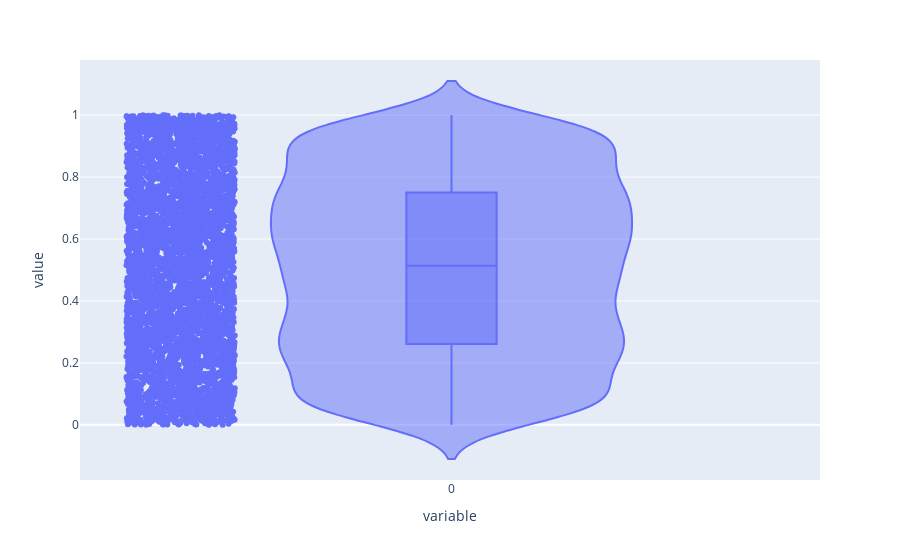
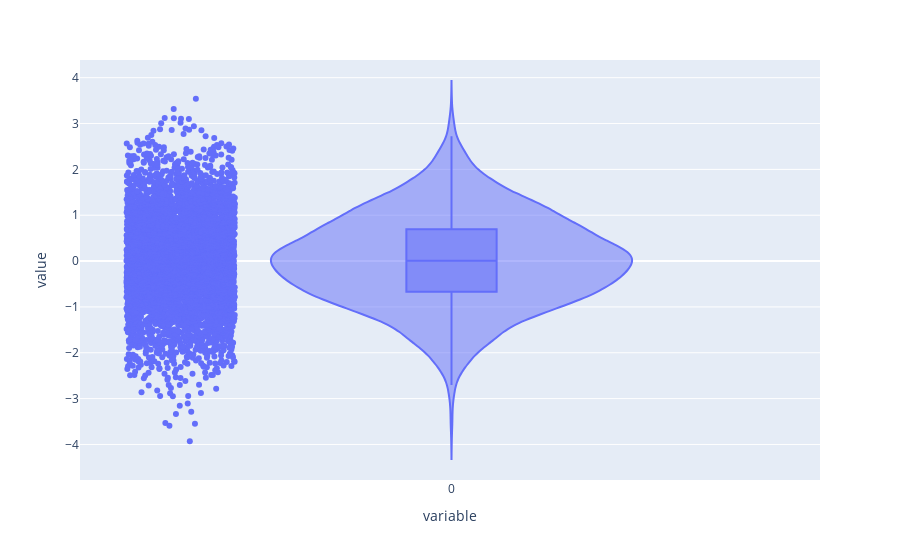
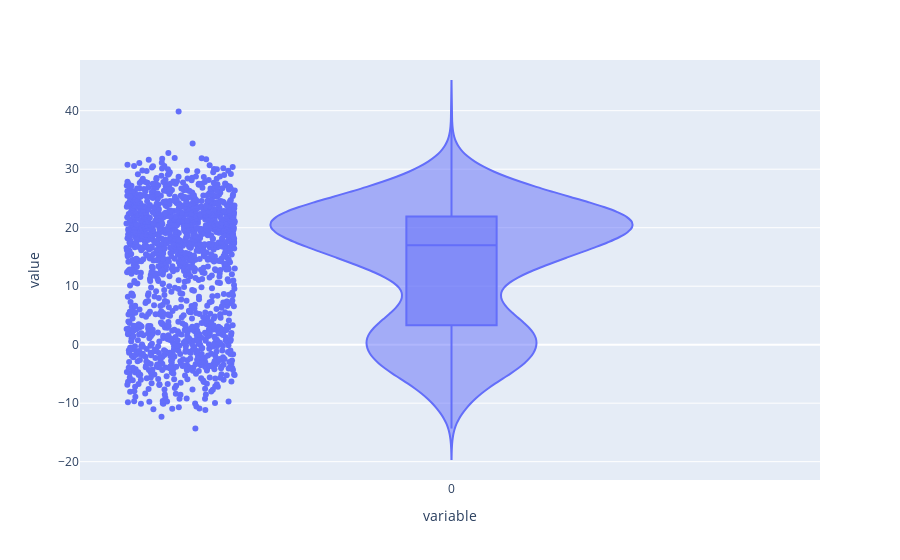
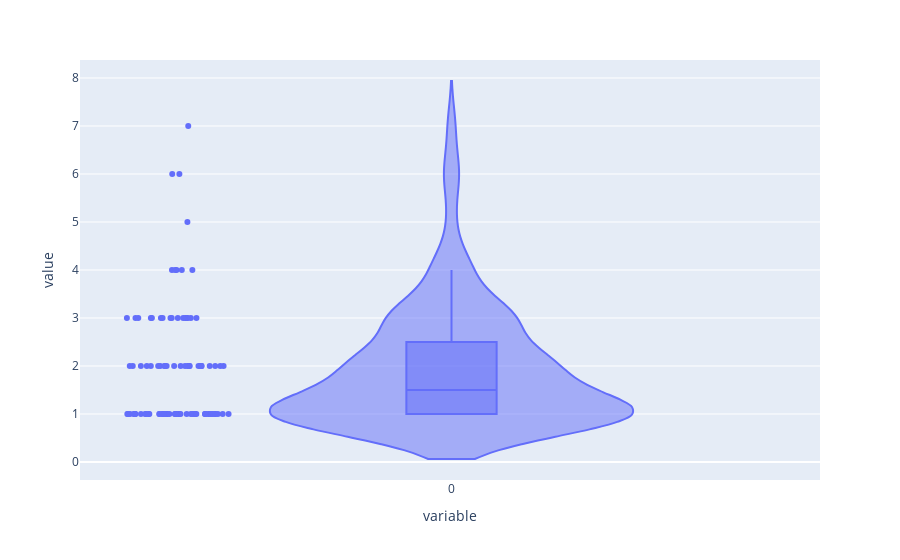

Notebook code for these charts, in order:
### Code cell
fig1=px.violin (d1, box=True, points='all')
fig1.show()
fig1=px.violin (d2, box=True, points='all')
fig1.show()
fig1=px.violin(d3, box=True, points='all')
fig1.show()
fig1=px.violin(d4, box=True, points='all')
fig1.show()
fig1=px.violin(d5, box=True, points='all')
fig1.show()

### Figure 1 — Plotly figure (JSON) as saved in the notebook; plotly's stock layout.template omitted (floating-point values rounded to 4 significant figures; data arrays with more than 128 entries replaced by an {"elided": "..."} marker saying what was removed)
{"data": [{"alignmentgroup": "True", "box": {"visible": true}, "hovertemplate": "variable=%{x}<br>value=%{y}<extra></extra>", "legendgroup": "", "marker": {"color": "#636efa"}, "name": "", "offsetgroup": "", "orientation": "v", "points": "all", "scalegroup": "True", "showlegend": false, "type": "violin", "x": {"elided": "5000 str values"}, "x0": " ", "xaxis": "x", "y": {"elided": "5000 float values"}, "y0": " ", "yaxis": "y"}], "layout": {"legend": {"tracegroupgap": 0}, "margin": {"t": 60}, "violinmode": "group", "xaxis": {"anchor": "y", "domain": [0, 1], "title": {"text": "variable"}}, "yaxis": {"anchor": "x", "domain": [0, 1], "title": {"text": "value"}}}}

### Figure 2 — Plotly figure (JSON) as saved in the notebook; plotly's stock layout.template omitted (floating-point values rounded to 4 significant figures; data arrays with more than 128 entries replaced by an {"elided": "..."} marker saying what was removed)
{"data": [{"alignmentgroup": "True", "box": {"visible": true}, "hovertemplate": "variable=%{x}<br>value=%{y}<extra></extra>", "legendgroup": "", "marker": {"color": "#636efa"}, "name": "", "offsetgroup": "", "orientation": "v", "points": "all", "scalegroup": "True", "showlegend": false, "type": "violin", "x": {"elided": "5000 str values"}, "x0": " ", "xaxis": "x", "y": {"elided": "5000 float values"}, "y0": " ", "yaxis": "y"}], "layout": {"legend": {"tracegroupgap": 0}, "margin": {"t": 60}, "violinmode": "group", "xaxis": {"anchor": "y", "domain": [0, 1], "title": {"text": "variable"}}, "yaxis": {"anchor": "x", "domain": [0, 1], "title": {"text": "value"}}}}

### Figure 3 — Plotly figure (JSON) as saved in the notebook; plotly's stock layout.template omitted (floating-point values rounded to 4 significant figures; data arrays with more than 128 entries replaced by an {"elided": "..."} marker saying what was removed)
{"data": [{"alignmentgroup": "True", "box": {"visible": true}, "hovertemplate": "variable=%{x}<br>value=%{y}<extra></extra>", "legendgroup": "", "marker": {"color": "#636efa"}, "name": "", "offsetgroup": "", "orientation": "v", "points": "all", "scalegroup": "True", "showlegend": false, "type": "violin", "x": {"elided": "1500 str values"}, "x0": " ", "xaxis": "x", "y": {"elided": "1500 float values"}, "y0": " ", "yaxis": "y"}], "layout": {"legend": {"tracegroupgap": 0}, "margin": {"t": 60}, "violinmode": "group", "xaxis": {"anchor": "y", "domain": [0, 1], "title": {"text": "variable"}}, "yaxis": {"anchor": "x", "domain": [0, 1], "title": {"text": "value"}}}}

### Figure 4 — Plotly figure (JSON) as saved in the notebook; plotly's stock layout.template omitted (floating-point values rounded to 4 significant figures)
{"data": [{"alignmentgroup": "True", "box": {"visible": true}, "hovertemplate": "variable=%{x}<br>value=%{y}<extra></extra>", "legendgroup": "", "marker": {"color": "#636efa"}, "name": "", "offsetgroup": "", "orientation": "v", "points": "all", "scalegroup": "True", "showlegend": false, "type": "violin", "x": ["0", "0", "0", "0", "0", "0", "0", "0", "0", "0", "0", "0", "0", "0", "0", "0", "0", "0", "0", "0", "0", "0", "0", "0", "0", "0", "0", "0", "0", "0", "0", "0", "0", "0", "0", "0", "0", "0", "0", "0", "0", "0", "0", "0", "0", "0", "0", "0", "0", "0", "0", "0", "0", "0", "0", "0", "0", "0", "0", "0", "0", "0", "0", "0", "0", "0", "0", "0", "0", "0", "0", "0", "0", "0", "0", "0", "0", "0", "0", "0", "0", "0", "0", "0", "0", "0", "0", "0", "0", "0", "0", "0", "0", "0", "0", "0", "0", "0", "0", "0"], "x0": " ", "xaxis": "x", "y": [1, 1, 1, 1, 3, 2, 3, 3, 1, 1, 3, 2, 1, 1, 3, 1, 1, 1, 1, 3, 1, 1, 2, 1, 1, 3, 2, 1, 1, 2, 1, 1, 1, 2, 1, 3, 2, 2, 4, 1, 2, 4, 1, 1, 4, 1, 2, 2, 1, 3, 3, 1, 1, 1, 1, 2, 4, 2, 6, 1, 1, 6, 3, 2, 7, 1, 1, 3, 2, 2, 2, 1, 1, 3, 1, 1, 2, 1, 1, 2, 2, 1, 1, 3, 1, 1, 4, 2, 1, 1, 2, 2, 5, 3, 1, 2, 1, 2, 3, 1], "y0": " ", "yaxis": "y"}], "layout": {"legend": {"tracegroupgap": 0}, "margin": {"t": 60}, "violinmode": "group", "xaxis": {"anchor": "y", "domain": [0, 1], "title": {"text": "variable"}}, "yaxis": {"anchor": "x", "domain": [0, 1], "title": {"text": "value"}}}}
